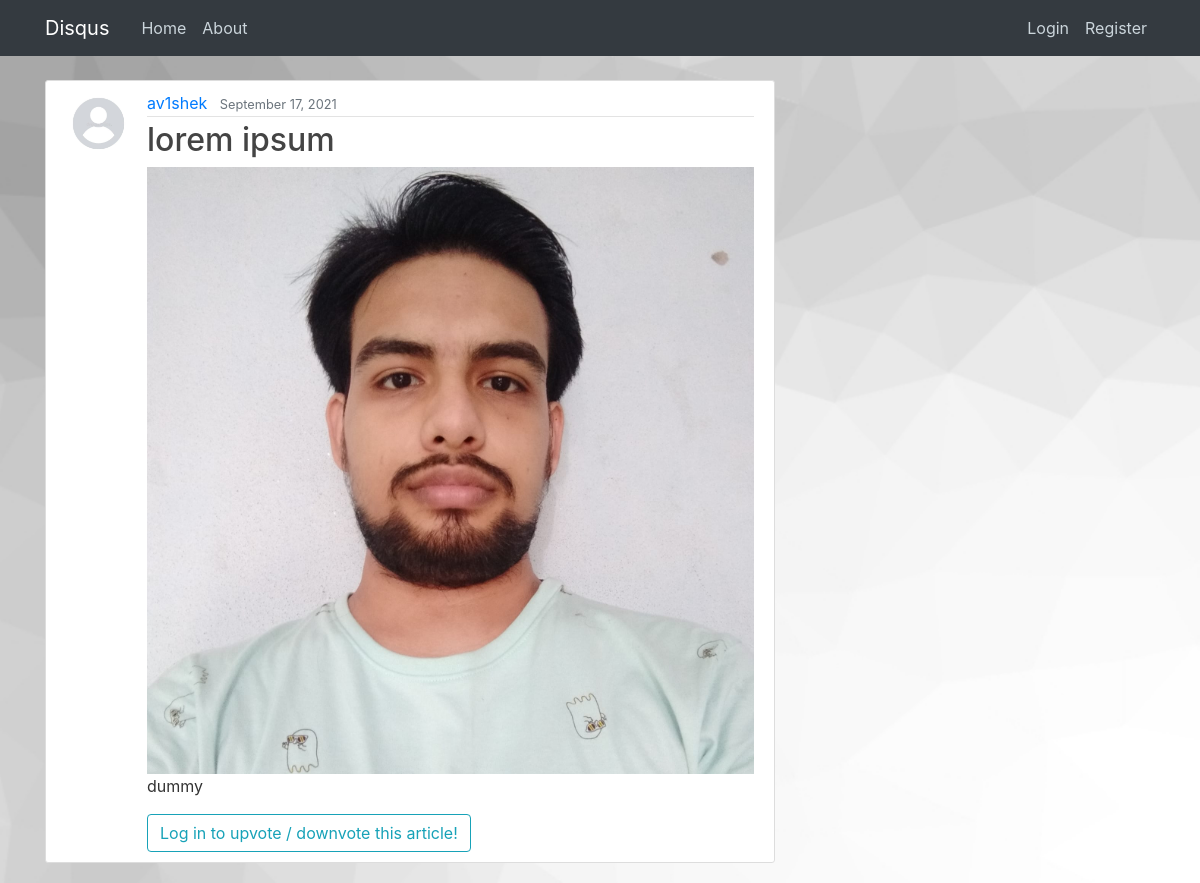
The app's page /post/2/ with its own data.
### feed/models.py (models this page shows, shortened)
class Post(models.Model):
	title = models.CharField(max_length=100)
	content = models.TextField()
	date_posted = models.DateTimeField(default=timezone.now)
	author = models.ForeignKey(User, on_delete=models.CASCADE)
	image = models.ImageField(upload_to='uploads', blank=True)
	upvote = models.ManyToManyField(User, related_name='upvote')
	downvote = models.ManyToManyField(User, related_name='downvote')
	anonymous = models.BooleanField(default = False)
	def number_of_upvotes(self):
		return self.upvote.count()
	def number_of_downvotes(self):
		return self.downvote.count()

### accounts/models.py (models this page shows, shortened)
class Profile(models.Model):
	user = models.OneToOneField(User, on_delete=models.CASCADE)
	image = models.ImageField(default='default.jpg', upload_to='profile_pics')
	bio = models.CharField(max_length=255, blank=True)
	qs_cnt = models.IntegerField(default=0)
	ans_cnt = models.IntegerField(default=0)

### feed/views.py (the view)
# urls.py: path('post/<int:pk>/', views.PostDetailView.as_view(), name='post-detail'),
class PostDetailView(DetailView):
	model = Post
	context_object_name = 'post'
	def get_context_data(self, **kwargs):
		context = super(PostDetailView, self).get_context_data(**kwargs)
		reacted_by = get_object_or_404(Post, id=self.kwargs['pk'])
		context['upvotes'] = reacted_by.number_of_upvotes()
		context['downvotes'] = reacted_by.number_of_downvotes()
		context['comments'] = Comment.objects.filter(post=reacted_by)
		return context

### feed/templates/feed/post_detail.html (shortened to what this page needs)
{% extends "feed/base.html" %}
{% block content %}
	<article class="media content-section">
	  {% if post.anonymous %}
      	<img class="rounded-circle article-img" src="/media/default.jpg">
      {% else %}
		<img class="rounded-circle article-img" src="{{ post.author.profile.image.url }}">
      {% endif %}
	  <div class="media-body">
	    <div class="article-metadata">
	      {% if post.anonymous %}
          	<a class="mr-2" href="#">Anonymous</a>
          {% else %}
		    <a class="mr-2" href="{% url 'profile' post.author.id %}">{{ post.author }}</a>
          {% endif %}
	      <small class="text-muted">{{ post.date_posted|date:"F d, Y" }}</small>
	    </div>
	    <h2 class="article-title">{{ post.title }}</h2>
	    {% if post.image %}
          <img style="width:100%; height:auto;" src="{{ post.image.url }}">
        {% endif %}
	    <p class="article-content">{{ post.content }}</p>
		{% if user.is_authenticated %}
		<div class="col">
          <div class="row">
          	<h6 style="color:green;" id="up_cnt" class="mt-3 mr-4">{{ upvotes }} </h6>
          	<button type="button" id="upvote" class="btn bg-transparent">
	            <i class="fa fa-caret-up" style="font-size:32px;color:green"></i>
          	</button>
          </div>
          <div class="row">
          	<h6 style="color:red;" id="down_cnt" class="mt-3 mr-4">{{ downvotes }} </h6>
          	<button type="button" id="downvote" class="btn bg-transparent">
	            <i class="fa fa-caret-down" style="font-size:32px;color:red"></i>
          	</button>
          </div>
        </div>
		<!-- <div class="col">
          <div class="row">
            <button type="button" name="post_id" id="upvote" class="btn bg-transparent"><span id="up_cnt">{{upvotes}}</span> <i class="fa fa-caret-up" style="font-size:32px;color:green"></i></button>
          </div>
          <div class="row">
            <button type="button" name="post_id" id="downvote" class="btn bg-transparent"><span id="down_cnt">{{downvotes}}</span> <i class="fa fa-caret-down" style="font-size:32px;color:red"></i></button>
          </div>
        </div>  -->
		{% else %}
		  <a class="btn btn-outline-info" href="{% url 'login' %}?next={{request.path}}">Log in to upvote / downvote this article!</a><br>
		{% endif %}
	  </div>
	</article>
{% endblock content %}

### feed/static/feed/main.css (style rules this page uses)
body { background: #fafafa; color: #333333; margin-top: 5rem; background: url("/static/blog/bg3.jpeg") no-repeat center fixed; background-size: cover; background-position: center; }
h1, h2, h3, h4, h5, h6 { color: #444444; }
.content-section { background: #ffffff; padding: 10px 20px; border: 1px solid #dddddd; border-radius: 3px; margin-bottom: 20px; }
.article-title { color: #444444; }
.article-content { white-space: pre-line; }
.article-img { height: 65px; width: 65px; margin-right: 16px; }
.article-metadata { padding-bottom: 1px; margin-bottom: 4px; border-bottom: 1px solid #e3e3e3 }

### records on screen
Post: author.profile.image (placeholder picture), author "av1shek", date_posted "September 17, 2021", title "lorem ipsum", image (picture), content "dummy"
